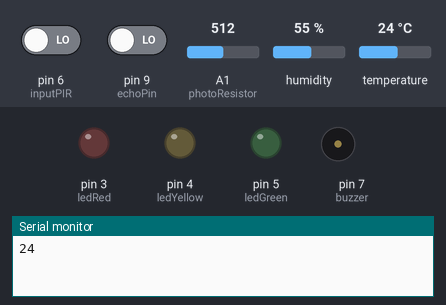
Recording of a sketch running on a simulated Arduino Uno, built with avr-gcc and run on an emulated ATmega328P. Shown: output pins drawn as LEDs (lit = HIGH), buzzer (waves = sounding, pin HIGH), the last lines printed to the serial monitor. The inputs (shaded band) are chosen by the test bench; at power-on: pin 6 (inputPIR) LOW, pin 9 (echoPin) LOW, A1 (photoResistor) = 512, humidity 55 %, temperature 24 °C. Pins used as bus, display or sensor lines are not drawn.

Above: at 0.5 s.
At 1.08 s:
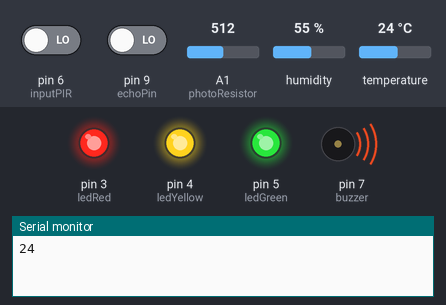
At 1.9 s:
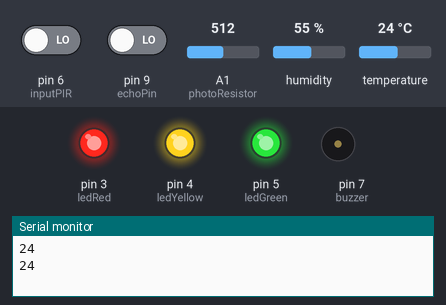
Timing chart, 0 to 3.0 s (numbered marks = the images above):
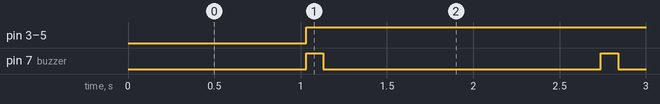

The sketch:

protuprovalniSustav.ino
```cpp
#include <DHT.h>
#include <SPI.h>
#include <Ethernet.h>
#define echoPin 9 //calculatedcalculatedDistanceSensor pin
#define triggerPin 8 //calculatedcalculatedDistanceSensor pin
#define buzzer 7 // Buzzer pin
#define inputPIR 6 // MotionSensor input pin
#define ledGreen 5 // Green Led
#define ledYellow 4 // Yellow Led
#define ledRed 3 // Red Led
#define photoResistor  A1 //svijetlo
#define DHTsensorPin A0 //vlaga

/******************** ETHERNET SETTINGS ********************/
byte mac[] = { 0x90, 0xA2, 0xDA, 0x0D, 0x85, 0xD9 };   //physical mac address
byte ip[] = { 192, 168, 1, 3 };                     //ip in lan
byte subnet[] = { 255, 255, 255, 0 };                  //subnet mask
byte gateway[] = { 192, 168, 0, 1 };                   //default gateway
EthernetServer server(80);                             //server port

/******************** DISTANCE SETTINGS ********************/
long duration;
long calculatedDistance;

/******************** LIGHT SETTINGS ********************/
int baseLightValue;
byte threshold = 100;

/******************** DHT SETTINGS ********************/
DHT DHTsensor (DHTsensorPin, DHT11);

void setup() {
    Ethernet.begin(mac,ip,gateway,subnet);     // initialize Ethernet device
    server.begin();                            // start to listen for clients

    pinMode(echoPin, INPUT);
    pinMode(inputPIR, INPUT);
    pinMode(photoResistor, INPUT);

    /******************** OUTPUT SETTINGS ********************/
    pinMode(triggerPin, OUTPUT);
    pinMode(buzzer, OUTPUT);
    pinMode(ledGreen, OUTPUT);
    pinMode(ledYellow, OUTPUT);
    pinMode(ledRed, OUTPUT);

    baseLightValue = analogRead(photoResistor);

    Serial.begin(9600);
}

void loop() {
  int temperature = DHTsensor.readTemperature();
  Serial.println(temperature);

  int pirValue = digitalRead(inputPIR);

  int lightValue = analogRead(photoResistor);

  digitalWrite(triggerPin, LOW);
  delay(1);
  digitalWrite(triggerPin, HIGH);
  delay(5);
  digitalWrite(triggerPin, LOW);
  duration = pulseIn(echoPin, HIGH);
  calculatedDistance = (duration / 2) / 28;


  EthernetClient client = server.available();    // look for the client
  // send a standard http response header
  client.println("HTTP/1.1 200 OK");
  client.println("Content-Type: text/html");
  client.println("Connnection: close");
  client.println();

  client.println("<!DOCTYPE html>");      //web page is made using html
  client.println("<html>");
  client.println("<head>");
  client.println("<title>PROTUPROVALNI SUSTAV</title>");
  client.println("<meta http-equiv=\"refresh\" content=\"1\">");

  client.println("</head>");
  client.println("<body>");
  client.println("<h1> PROTUPROVALNI SUSTAV </h1>");

  if(calculatedDistance < 4 || pirValue == HIGH || (lightValue < baseLightValue - threshold) || temperature > 30){
    digitalWrite(ledGreen, HIGH);
    digitalWrite(ledYellow, HIGH);
    digitalWrite(ledRed, HIGH);
    beep(100);
    client.println("<h2>ALARM IS ON</h2>");
  }
  else{
    digitalWrite(ledGreen, LOW);
    digitalWrite(ledYellow, LOW);
    digitalWrite(ledRed, LOW);
    client.println("<h2>ALARM IS OFF</h2>");
  }
  client.println("</body>");
  client.println("</html>");
  client.stop();
  delay(500);
}

// Beep function fo the buzzer
void beep(byte delayms){
  digitalWrite(buzzer, 500);
  delay(delayms);
  digitalWrite(buzzer, LOW);
  delay(delayms);
}
```

Measured:
- by itself, pin 3 (ledRed), pin 4 (ledYellow), pin 5 (ledGreen): LOW → HIGH at 1.0 s
- by itself, pin 7 (buzzer): alternates HIGH for 0.10 s and LOW for 1.6 s
